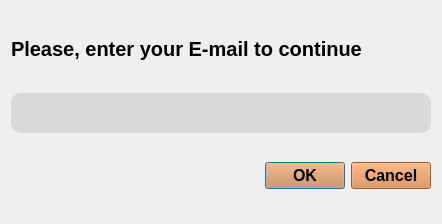
<?xml version="1.0" encoding="UTF-8"?>
<ui version="4.0">
 <class>EmailDialog</class>
 <widget class="QDialog" name="EmailDialog">
  <property name="geometry">
   <rect>
    <x>0</x>
    <y>0</y>
    <width>442</width>
    <height>224</height>
   </rect>
  </property>
  <property name="windowTitle">
   <string>Dialog</string>
  </property>
  <property name="styleSheet">
   <string notr="true">font-family:Arial;
font:bold;
font-size:20px;</string>
  </property>
  <layout class="QGridLayout" name="gridLayout">
   <item row="0" column="0">
    <widget class="QLabel" name="label">
     <property name="maximumSize">
      <size>
       <width>16777215</width>
       <height>30</height>
      </size>
     </property>
     <property name="text">
      <string>Please, enter your E-mail to continue</string>
     </property>
    </widget>
   </item>
   <item row="1" column="0">
    <widget class="QLineEdit" name="emailConfirmLineEdit">
     <property name="minimumSize">
      <size>
       <width>0</width>
       <height>40</height>
      </size>
     </property>
     <property name="styleSheet">
      <string notr="true"> border-style: outset;
    border-width: 0px;
    border-radius: 10px;
background-color:#D9D9D9;
</string>
     </property>
    </widget>
   </item>
   <item row="2" column="0">
    <widget class="QDialogButtonBox" name="buttonBox">
     <property name="styleSheet">
      <string notr="true">font-size:16px;
background-color:#D68243;
</string>
     </property>
     <property name="orientation">
      <enum>Qt::Horizontal</enum>
     </property>
     <property name="standardButtons">
      <set>QDialogButtonBox::Cancel|QDialogButtonBox::Ok</set>
     </property>
    </widget>
   </item>
  </layout>
 </widget>
 <resources/>
 <connections>
  <connection>
   <sender>buttonBox</sender>
   <signal>accepted()</signal>
   <receiver>EmailDialog</receiver>
   <slot>accept()</slot>
   <hints>
    <hint type="sourcelabel">
     <x>248</x>
     <y>254</y>
    </hint>
    <hint type="destinationlabel">
     <x>157</x>
     <y>274</y>
    </hint>
   </hints>
  </connection>
  <connection>
   <sender>buttonBox</sender>
   <signal>rejected()</signal>
   <receiver>EmailDialog</receiver>
   <slot>reject()</slot>
   <hints>
    <hint type="sourcelabel">
     <x>316</x>
     <y>260</y>
    </hint>
    <hint type="destinationlabel">
     <x>286</x>
     <y>274</y>
    </hint>
   </hints>
  </connection>
 </connections>
</ui>
